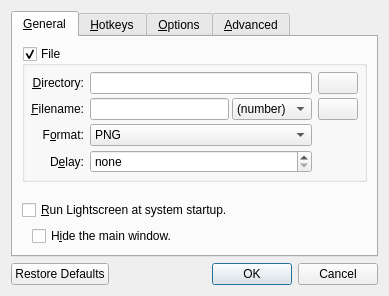
<?xml version="1.0" encoding="UTF-8"?>
<ui version="4.0">
 <class>OptionsDialog</class>
 <widget class="QDialog" name="OptionsDialog">
  <property name="geometry">
   <rect>
    <x>0</x>
    <y>0</y>
    <width>354</width>
    <height>278</height>
   </rect>
  </property>
  <property name="windowTitle">
   <string>Options - Lightscreen</string>
  </property>
  <layout class="QVBoxLayout" name="optionsLayout">
   <item>
    <widget class="QTabWidget" name="tabWidget">
     <property name="currentIndex">
      <number>0</number>
     </property>
     <widget class="QWidget" name="generalTab">
      <attribute name="title">
       <string>&amp;General</string>
      </attribute>
      <layout class="QVBoxLayout" name="generalLayout">
       <item>
        <widget class="QGroupBox" name="fileGroupBox">
         <property name="title">
          <string>File</string>
         </property>
         <property name="checkable">
          <bool>true</bool>
         </property>
         <layout class="QGridLayout" name="fileGroupBoxLayout">
          <property name="verticalSpacing">
           <number>4</number>
          </property>
          <property name="margin">
           <number>6</number>
          </property>
          <item row="0" column="0">
           <widget class="QLabel" name="directoryLabel">
            <property name="text">
             <string>&amp;Directory:</string>
            </property>
            <property name="alignment">
             <set>Qt::AlignRight|Qt::AlignTrailing|Qt::AlignVCenter</set>
            </property>
            <property name="buddy">
             <cstring>targetLineEdit</cstring>
            </property>
           </widget>
          </item>
          <item row="0" column="1">
           <widget class="QLineEdit" name="targetLineEdit">
            <property name="styleSheet">
             <string notr="true"/>
            </property>
           </widget>
          </item>
          <item row="0" column="2">
           <widget class="QPushButton" name="browsePushButton">
            <property name="maximumSize">
             <size>
              <width>60</width>
              <height>16777215</height>
             </size>
            </property>
            <property name="text">
             <string/>
            </property>
            <property name="icon">
             <iconset resource="../lightscreen.qrc">
              <normaloff>:/icons/OpenFolder</normaloff>:/icons/OpenFolder</iconset>
            </property>
            <property name="autoDefault">
             <bool>false</bool>
            </property>
           </widget>
          </item>
          <item row="1" column="0">
           <widget class="QLabel" name="filenameLabel">
            <property name="toolTip">
             <string>The prefix for the screenshot file</string>
            </property>
            <property name="text">
             <string>&amp;Filename:</string>
            </property>
            <property name="alignment">
             <set>Qt::AlignRight|Qt::AlignTrailing|Qt::AlignVCenter</set>
            </property>
            <property name="buddy">
             <cstring>prefixLineEdit</cstring>
            </property>
           </widget>
          </item>
          <item row="1" column="1">
           <layout class="QHBoxLayout" name="filenameLayout">
            <property name="spacing">
             <number>3</number>
            </property>
            <item>
             <widget class="QLineEdit" name="prefixLineEdit">
              <property name="whatsThis">
               <string>The prefix will be inserted before the &lt;em&gt;Naming&lt;/em&gt; in the screenshot file and it is usually used to distinguish files. It can be left blank.</string>
              </property>
             </widget>
            </item>
            <item>
             <widget class="QComboBox" name="namingComboBox">
              <property name="whatsThis">
               <string>The naming is inserted after the prefix and is what makes each screenshot file unique to avoid overwriting.&lt;br /&gt;
&lt;b&gt;Numeric&lt;/b&gt;: inserts a number in sequence, 1, 2, 3.
&lt;b&gt;Timestamp&lt;/b&gt;: inserts a unique number (a Unix timestamp) that corresponds with the current time.
&lt;b&gt;Date&lt;/b&gt;: inserts the current date and time, in the form of dd-MM-yyyy hh.mm.ss.</string>
              </property>
              <item>
               <property name="text">
                <string>(number)</string>
               </property>
              </item>
              <item>
               <property name="text">
                <string>(date)</string>
               </property>
              </item>
             </widget>
            </item>
           </layout>
          </item>
          <item row="1" column="2">
           <widget class="QPushButton" name="flipPrefixPushButton">
            <property name="icon">
             <iconset resource="../lightscreen.qrc">
              <normaloff>:/icons/PrefixLeft</normaloff>:/icons/PrefixLeft</iconset>
            </property>
            <property name="checkable">
             <bool>true</bool>
            </property>
            <property name="autoDefault">
             <bool>false</bool>
            </property>
           </widget>
          </item>
          <item row="2" column="0">
           <widget class="QLabel" name="formatLabel">
            <property name="toolTip">
             <string>The file format for the screenshot</string>
            </property>
            <property name="text">
             <string>F&amp;ormat:</string>
            </property>
            <property name="alignment">
             <set>Qt::AlignRight|Qt::AlignTrailing|Qt::AlignVCenter</set>
            </property>
            <property name="buddy">
             <cstring>formatComboBox</cstring>
            </property>
           </widget>
          </item>
          <item row="2" column="1">
           <widget class="QComboBox" name="formatComboBox">
            <item>
             <property name="text">
              <string>PNG</string>
             </property>
            </item>
            <item>
             <property name="text">
              <string>JPG</string>
             </property>
            </item>
            <item>
             <property name="text">
              <string>BMP</string>
             </property>
            </item>
           </widget>
          </item>
          <item row="3" column="0">
           <widget class="QLabel" name="delayLabel">
            <property name="text">
             <string>D&amp;elay:</string>
            </property>
            <property name="alignment">
             <set>Qt::AlignRight|Qt::AlignTrailing|Qt::AlignVCenter</set>
            </property>
            <property name="buddy">
             <cstring>delaySpinBox</cstring>
            </property>
           </widget>
          </item>
          <item row="3" column="1">
           <widget class="QSpinBox" name="delaySpinBox">
            <property name="whatsThis">
             <string>Selecting anything other than 0 in this option will cause the program to &lt;b&gt;wait&lt;/b&gt; that amount of seconds before taking the screenshot.</string>
            </property>
            <property name="specialValueText">
             <string>none</string>
            </property>
            <property name="accelerated">
             <bool>true</bool>
            </property>
            <property name="correctionMode">
             <enum>QAbstractSpinBox::CorrectToNearestValue</enum>
            </property>
            <property name="suffix">
             <string> seconds</string>
            </property>
            <property name="prefix">
             <string/>
            </property>
            <property name="maximum">
             <number>32767</number>
            </property>
           </widget>
          </item>
         </layout>
        </widget>
       </item>
       <item>
        <spacer name="verticalSpacer">
         <property name="orientation">
          <enum>Qt::Vertical</enum>
         </property>
         <property name="sizeHint" stdset="0">
          <size>
           <width>1</width>
           <height>1</height>
          </size>
         </property>
        </spacer>
       </item>
       <item>
        <widget class="QCheckBox" name="startupCheckBox">
         <property name="whatsThis">
          <string/>
         </property>
         <property name="text">
          <string>&amp;Run Lightscreen at system startup.</string>
         </property>
        </widget>
       </item>
       <item>
        <layout class="QHBoxLayout" name="startupHideLayout">
         <item>
          <spacer name="startupHideSpacer">
           <property name="orientation">
            <enum>Qt::Horizontal</enum>
           </property>
           <property name="sizeType">
            <enum>QSizePolicy::Fixed</enum>
           </property>
           <property name="sizeHint" stdset="0">
            <size>
             <width>10</width>
             <height>15</height>
            </size>
           </property>
          </spacer>
         </item>
         <item>
          <widget class="QCheckBox" name="startupHideCheckBox">
           <property name="whatsThis">
            <string/>
           </property>
           <property name="text">
            <string>H&amp;ide the main window.</string>
           </property>
          </widget>
         </item>
        </layout>
       </item>
      </layout>
     </widget>
     <widget class="QWidget" name="hotkeysTab">
      <attribute name="title">
       <string>&amp;Hotkeys</string>
      </attribute>
      <layout class="QGridLayout" name="hotkeyLayout">
       <property name="margin">
        <number>6</number>
       </property>
       <item row="0" column="0">
        <widget class="QCheckBox" name="screenCheckBox">
         <property name="sizePolicy">
          <sizepolicy hsizetype="Maximum" vsizetype="Maximum">
           <horstretch>0</horstretch>
           <verstretch>0</verstretch>
          </sizepolicy>
         </property>
         <property name="text">
          <string>Capture the screen</string>
         </property>
        </widget>
       </item>
       <item row="0" column="1">
        <spacer name="hotkeySpacer">
         <property name="orientation">
          <enum>Qt::Horizontal</enum>
         </property>
         <property name="sizeHint" stdset="0">
          <size>
           <width>40</width>
           <height>20</height>
          </size>
         </property>
        </spacer>
       </item>
       <item row="1" column="0" colspan="2">
        <widget class="QCheckBox" name="windowCheckBox">
         <property name="sizePolicy">
          <sizepolicy hsizetype="Maximum" vsizetype="Maximum">
           <horstretch>0</horstretch>
           <verstretch>0</verstretch>
          </sizepolicy>
         </property>
         <property name="text">
          <string>Capture the current window</string>
         </property>
        </widget>
       </item>
       <item row="1" column="3">
        <widget class="HotkeyWidget" name="windowHotkeyWidget">
         <property name="text">
          <string/>
         </property>
         <property name="checkable">
          <bool>false</bool>
         </property>
        </widget>
       </item>
       <item row="2" column="0" colspan="2">
        <widget class="QCheckBox" name="windowPickerCheckBox">
         <property name="sizePolicy">
          <sizepolicy hsizetype="Maximum" vsizetype="Maximum">
           <horstretch>0</horstretch>
           <verstretch>0</verstretch>
          </sizepolicy>
         </property>
         <property name="text">
          <string>Capture a chosen window</string>
         </property>
        </widget>
       </item>
       <item row="2" column="3">
        <widget class="HotkeyWidget" name="windowPickerHotkeyWidget">
         <property name="text">
          <string/>
         </property>
         <property name="checkable">
          <bool>false</bool>
         </property>
        </widget>
       </item>
       <item row="3" column="0" colspan="2">
        <widget class="QCheckBox" name="areaCheckBox">
         <property name="sizePolicy">
          <sizepolicy hsizetype="Maximum" vsizetype="Maximum">
           <horstretch>0</horstretch>
           <verstretch>0</verstretch>
          </sizepolicy>
         </property>
         <property name="text">
          <string>Capture a screen area</string>
         </property>
        </widget>
       </item>
       <item row="3" column="3">
        <widget class="HotkeyWidget" name="areaHotkeyWidget">
         <property name="text">
          <string/>
         </property>
         <property name="checkable">
          <bool>false</bool>
         </property>
        </widget>
       </item>
       <item row="4" column="0" rowspan="2" colspan="4">
        <widget class="Line" name="line">
         <property name="orientation">
          <enum>Qt::Horizontal</enum>
         </property>
        </widget>
       </item>
       <item row="6" column="0" colspan="2">
        <widget class="QCheckBox" name="openCheckBox">
         <property name="sizePolicy">
          <sizepolicy hsizetype="Maximum" vsizetype="Maximum">
           <horstretch>0</horstretch>
           <verstretch>0</verstretch>
          </sizepolicy>
         </property>
         <property name="text">
          <string>Open the program window</string>
         </property>
        </widget>
       </item>
       <item row="5" column="3" rowspan="2">
        <widget class="HotkeyWidget" name="openHotkeyWidget">
         <property name="text">
          <string/>
         </property>
         <property name="checkable">
          <bool>false</bool>
         </property>
        </widget>
       </item>
       <item row="7" column="0" colspan="2">
        <widget class="QCheckBox" name="directoryCheckBox">
         <property name="sizePolicy">
          <sizepolicy hsizetype="Maximum" vsizetype="Maximum">
           <horstretch>0</horstretch>
           <verstretch>0</verstretch>
          </sizepolicy>
         </property>
         <property name="text">
          <string>Open the directory</string>
         </property>
        </widget>
       </item>
       <item row="7" column="3">
        <widget class="HotkeyWidget" name="directoryHotkeyWidget">
         <property name="text">
          <string/>
         </property>
         <property name="checkable">
          <bool>false</bool>
         </property>
        </widget>
       </item>
       <item row="0" column="3">
        <widget class="HotkeyWidget" name="screenHotkeyWidget">
         <property name="sizePolicy">
          <sizepolicy hsizetype="Minimum" vsizetype="Maximum">
           <horstretch>0</horstretch>
           <verstretch>0</verstretch>
          </sizepolicy>
         </property>
         <property name="text">
          <string/>
         </property>
         <property name="checkable">
          <bool>false</bool>
         </property>
        </widget>
       </item>
      </layout>
     </widget>
     <widget class="QWidget" name="optionsTab">
      <attribute name="title">
       <string>&amp;Options</string>
      </attribute>
      <layout class="QVBoxLayout" name="optionsLayout_2">
       <property name="margin">
        <number>6</number>
       </property>
       <item>
        <widget class="QCheckBox" name="trayCheckBox">
         <property name="whatsThis">
          <string/>
         </property>
         <property name="text">
          <string>Sho&amp;w a system tray icon.</string>
         </property>
        </widget>
       </item>
       <item>
        <widget class="QCheckBox" name="hideCheckBox">
         <property name="text">
          <string>&amp;Hide Lightscreen while taking a screenshot.</string>
         </property>
        </widget>
       </item>
       <item>
        <widget class="QCheckBox" name="magnifyCheckBox">
         <property name="text">
          <string>&amp;Magnify around the mouse in Area mode.</string>
         </property>
        </widget>
       </item>
       <item>
        <widget class="QCheckBox" name="previewCheckBox">
         <property name="text">
          <string>View a preview of each screenshot.</string>
         </property>
        </widget>
       </item>
       <item>
        <layout class="QHBoxLayout" name="languageLayout">
         <item>
          <widget class="QLabel" name="languageLabel">
           <property name="text">
            <string>&amp;Language:</string>
           </property>
           <property name="buddy">
            <cstring>languageComboBox</cstring>
           </property>
          </widget>
         </item>
         <item>
          <widget class="QComboBox" name="languageComboBox"/>
         </item>
         <item>
          <widget class="QLabel" name="moreInformationLabel">
           <property name="whatsThis">
            <string>Click here to go to the Lightscreen homepage to learn more about translations.</string>
           </property>
           <property name="text">
            <string>&lt;a href=&quot;http://lightscreen.sourceforge.net/translation&quot;&gt;More information..&lt;/a&gt;</string>
           </property>
          </widget>
         </item>
         <item>
          <spacer name="languageSpacer">
           <property name="orientation">
            <enum>Qt::Horizontal</enum>
           </property>
           <property name="sizeHint" stdset="0">
            <size>
             <width>40</width>
             <height>20</height>
            </size>
           </property>
          </spacer>
         </item>
        </layout>
       </item>
       <item>
        <layout class="QHBoxLayout" name="notifyLayout">
         <property name="spacing">
          <number>12</number>
         </property>
         <item>
          <widget class="QLabel" name="notifyLabel">
           <property name="text">
            <string>&amp;Notify with:</string>
           </property>
           <property name="buddy">
            <cstring>messageCheckBox</cstring>
           </property>
          </widget>
         </item>
         <item>
          <widget class="QCheckBox" name="messageCheckBox">
           <property name="whatsThis">
            <string>Shows a completion message once the screenshot is saved, clicking this message takes you to the directory where the screenshot was saved.</string>
           </property>
           <property name="text">
            <string>Tray icon Popup</string>
           </property>
          </widget>
         </item>
         <item>
          <widget class="QCheckBox" name="playSoundCheckBox">
           <property name="text">
            <string>&amp;Sound cue</string>
           </property>
          </widget>
         </item>
         <item>
          <spacer name="horizontalSpacer">
           <property name="orientation">
            <enum>Qt::Horizontal</enum>
           </property>
           <property name="sizeHint" stdset="0">
            <size>
             <width>40</width>
             <height>20</height>
            </size>
           </property>
          </spacer>
         </item>
        </layout>
       </item>
       <item>
        <layout class="QHBoxLayout" name="qualityLayout">
         <item>
          <widget class="QLabel" name="qualityLabel">
           <property name="text">
            <string>Screenshot &amp;Quality:</string>
           </property>
           <property name="buddy">
            <cstring>qualitySlider</cstring>
           </property>
          </widget>
         </item>
         <item>
          <widget class="QSlider" name="qualitySlider">
           <property name="whatsThis">
            <string>This slider goes from 0 to 100. 100 being the highest quality and 0 the lowest.&lt;br&gt;
Quality is related to file size and of course to readability and overall quality of the image.</string>
           </property>
           <property name="maximum">
            <number>100</number>
           </property>
           <property name="value">
            <number>100</number>
           </property>
           <property name="orientation">
            <enum>Qt::Horizontal</enum>
           </property>
          </widget>
         </item>
         <item>
          <widget class="QLabel" name="qualityValueLabel">
           <property name="text">
            <string>100</string>
           </property>
          </widget>
         </item>
         <item>
          <widget class="QLabel" name="qualityPercentLabel">
           <property name="text">
            <string>%</string>
           </property>
          </widget>
         </item>
        </layout>
       </item>
      </layout>
     </widget>
     <widget class="QWidget" name="advancedTab">
      <attribute name="title">
       <string>&amp;Advanced</string>
      </attribute>
      <layout class="QVBoxLayout" name="verticalLayout">
       <property name="margin">
        <number>6</number>
       </property>
       <item>
        <widget class="QCheckBox" name="saveAsCheckBox">
         <property name="text">
          <string>Choose where and how to &amp;save each screenshot (&quot;&amp;Save as&quot;).</string>
         </property>
        </widget>
       </item>
       <item>
        <widget class="QCheckBox" name="clipboardCheckBox">
         <property name="text">
          <string>&amp;Copy the screenshot to the clipboard.</string>
         </property>
        </widget>
       </item>
       <item>
        <widget class="QCheckBox" name="cursorCheckBox">
         <property name="text">
          <string>Inc&amp;lude the cursor in the screenshot.</string>
         </property>
        </widget>
       </item>
       <item>
        <widget class="QCheckBox" name="currentMonitorCheckBox">
         <property name="text">
          <string>&amp;Grab only the current monitor.</string>
         </property>
        </widget>
       </item>
       <item>
        <widget class="QCheckBox" name="optiPngCheckBox">
         <property name="toolTip">
          <string>Opens a new process called OptiPNG which dramatically reduces the file size.</string>
         </property>
         <property name="text">
          <string>O&amp;ptimize PNG screenshots.</string>
         </property>
        </widget>
       </item>
       <item>
        <widget class="QCheckBox" name="warnHideCheckBox">
         <property name="text">
          <string>Warn when hiding without a tra&amp;y icon.</string>
         </property>
        </widget>
       </item>
       <item>
        <widget class="QCheckBox" name="updaterCheckBox">
         <property name="text">
          <string>Check for updates regularly.</string>
         </property>
        </widget>
       </item>
       <item>
        <spacer name="verticalSpacer_2">
         <property name="orientation">
          <enum>Qt::Vertical</enum>
         </property>
         <property name="sizeHint" stdset="0">
          <size>
           <width>20</width>
           <height>2</height>
          </size>
         </property>
        </spacer>
       </item>
       <item>
        <layout class="QHBoxLayout" name="advancedButtonLayout">
         <item>
          <widget class="QPushButton" name="checkUpdatesPushButton">
           <property name="text">
            <string>Chec&amp;k Updates Now</string>
           </property>
          </widget>
         </item>
         <item>
          <spacer name="advancedButtonSpacer">
           <property name="orientation">
            <enum>Qt::Horizontal</enum>
           </property>
           <property name="sizeHint" stdset="0">
            <size>
             <width>40</width>
             <height>20</height>
            </size>
           </property>
          </spacer>
         </item>
         <item>
          <widget class="QPushButton" name="aboutPushButton">
           <property name="text">
            <string>About Lightscreen</string>
           </property>
          </widget>
         </item>
        </layout>
       </item>
      </layout>
     </widget>
    </widget>
   </item>
   <item>
    <widget class="QDialogButtonBox" name="buttonBox">
     <property name="styleSheet">
      <string notr="true"/>
     </property>
     <property name="orientation">
      <enum>Qt::Horizontal</enum>
     </property>
     <property name="standardButtons">
      <set>QDialogButtonBox::Cancel|QDialogButtonBox::Ok|QDialogButtonBox::RestoreDefaults</set>
     </property>
    </widget>
   </item>
  </layout>
 </widget>
 <customwidgets>
  <customwidget>
   <class>HotkeyWidget</class>
   <extends>QPushButton</extends>
   <header>widgets/hotkeywidget.h</header>
  </customwidget>
 </customwidgets>
 <tabstops>
  <tabstop>fileGroupBox</tabstop>
  <tabstop>targetLineEdit</tabstop>
  <tabstop>browsePushButton</tabstop>
  <tabstop>prefixLineEdit</tabstop>
  <tabstop>namingComboBox</tabstop>
  <tabstop>flipPrefixPushButton</tabstop>
  <tabstop>formatComboBox</tabstop>
  <tabstop>delaySpinBox</tabstop>
  <tabstop>startupCheckBox</tabstop>
  <tabstop>trayCheckBox</tabstop>
  <tabstop>hideCheckBox</tabstop>
  <tabstop>magnifyCheckBox</tabstop>
  <tabstop>languageComboBox</tabstop>
  <tabstop>messageCheckBox</tabstop>
  <tabstop>playSoundCheckBox</tabstop>
  <tabstop>qualitySlider</tabstop>
  <tabstop>buttonBox</tabstop>
 </tabstops>
 <resources>
  <include location="../lightscreen.qrc"/>
 </resources>
 <connections>
  <connection>
   <sender>buttonBox</sender>
   <signal>rejected()</signal>
   <receiver>OptionsDialog</receiver>
   <slot>reject()</slot>
   <hints>
    <hint type="sourcelabel">
     <x>289</x>
     <y>280</y>
    </hint>
    <hint type="destinationlabel">
     <x>286</x>
     <y>274</y>
    </hint>
   </hints>
  </connection>
 </connections>
</ui>
